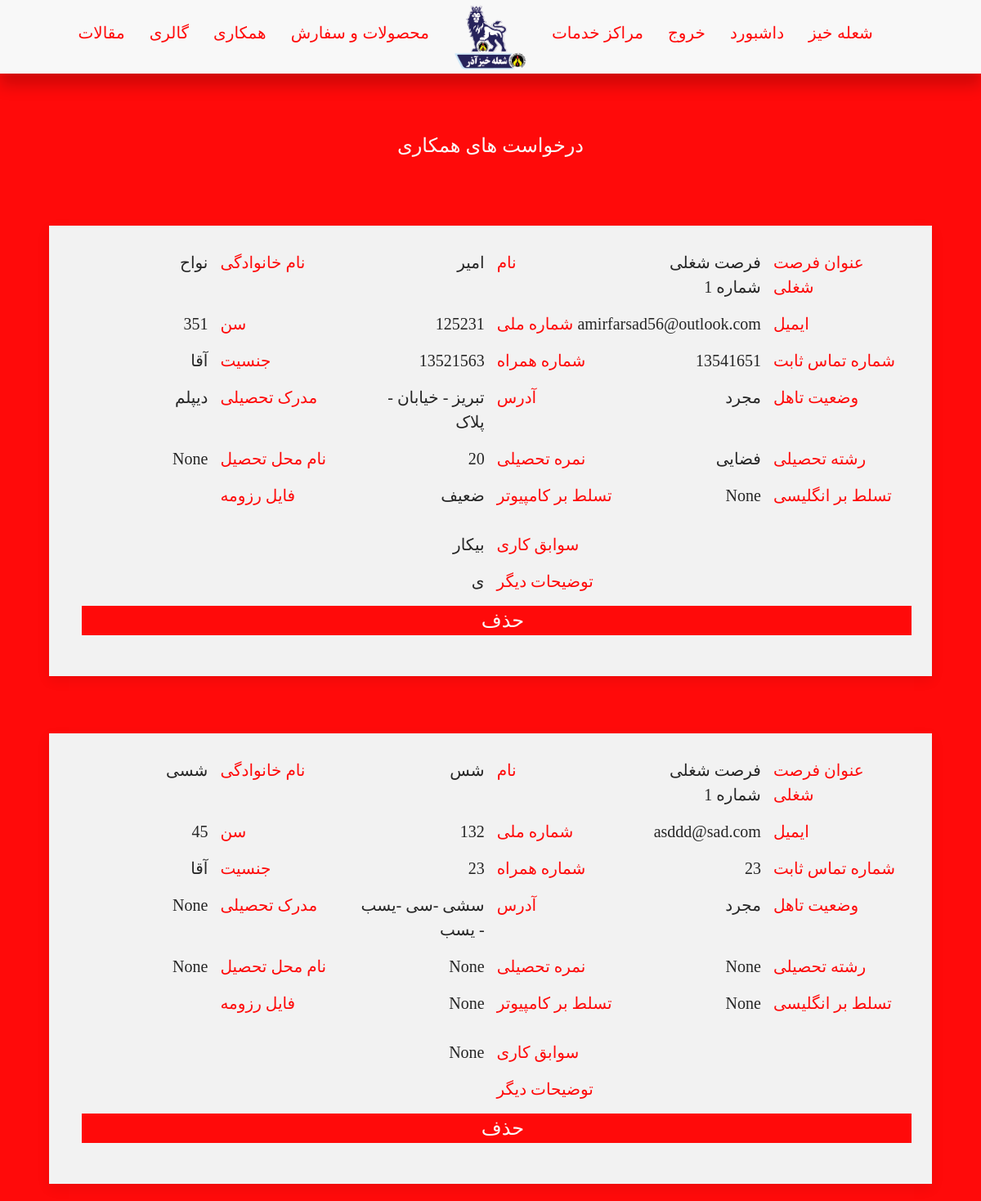
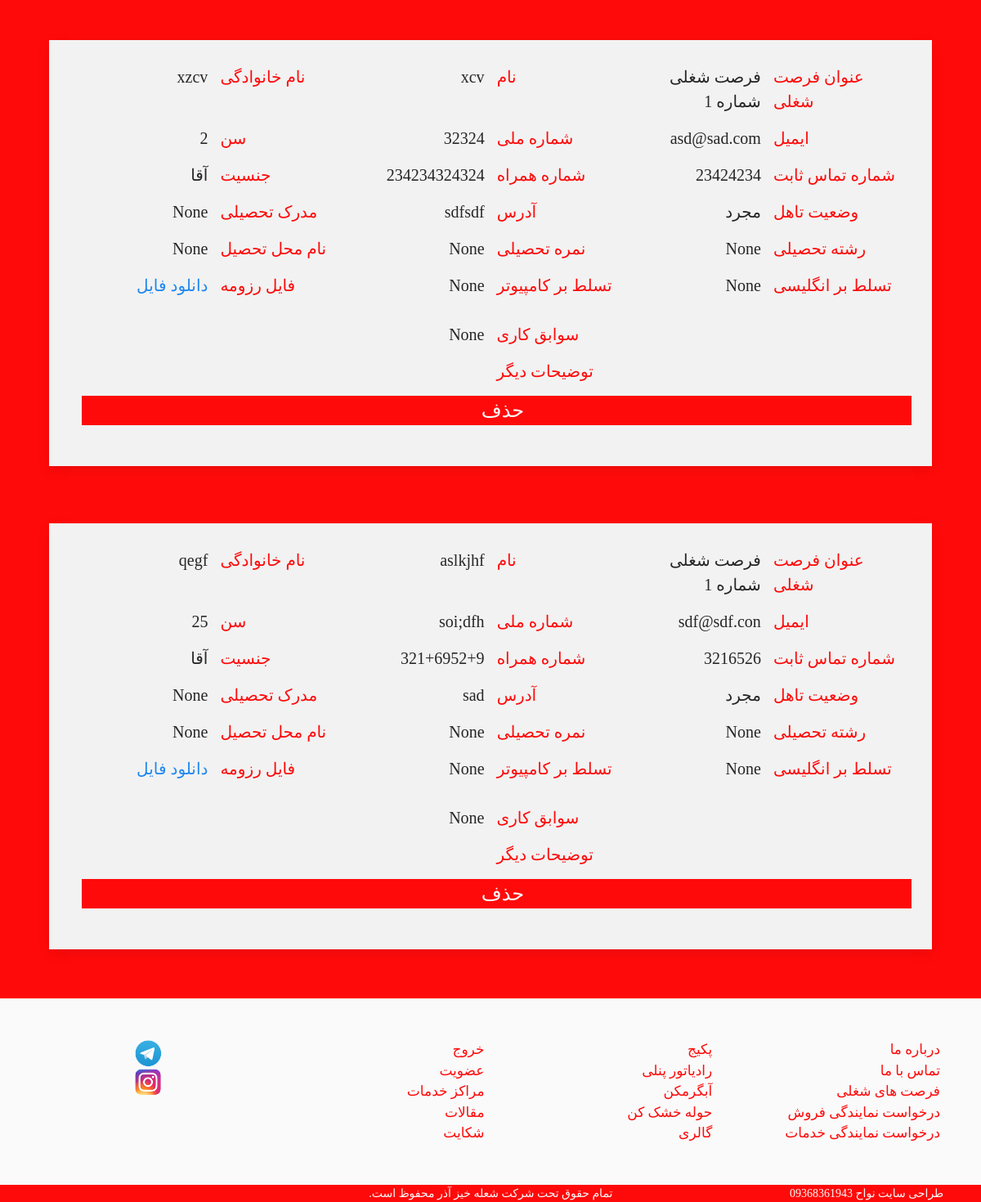
Page /cooperation/applications-list/ (signed in) on the earlier database version (2 pictures, top to bottom).
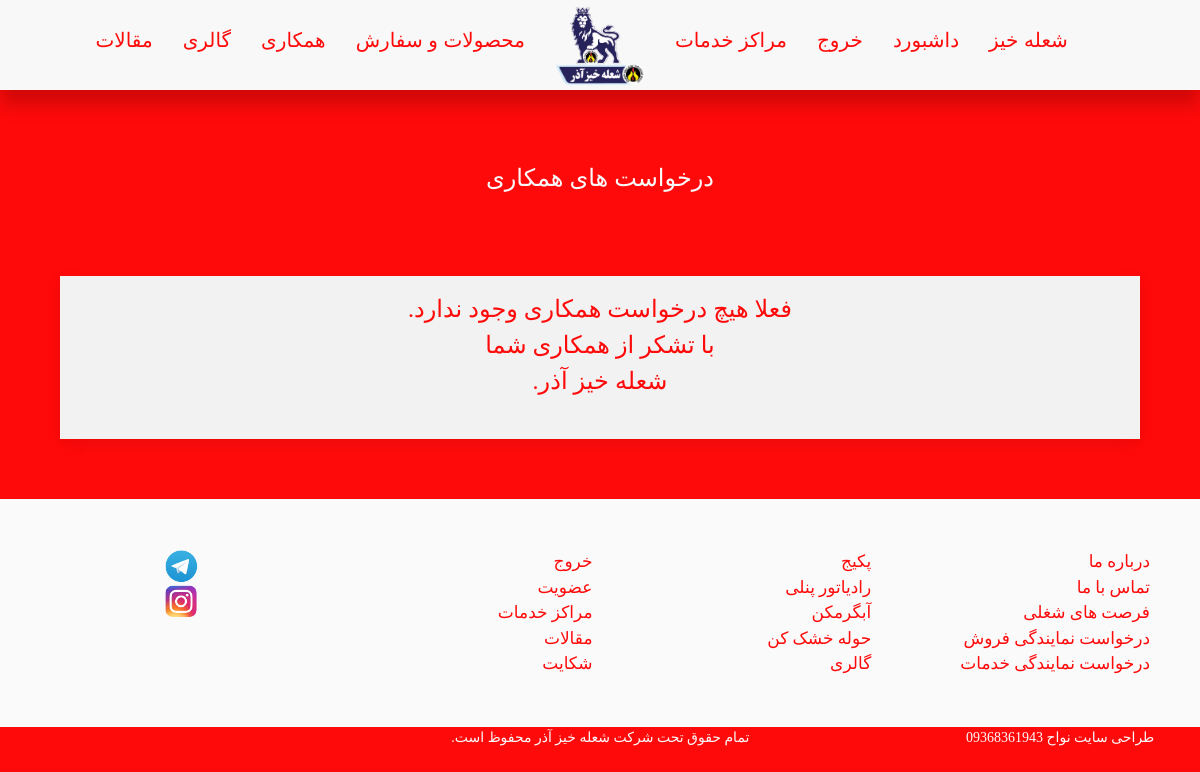
Same page on the later database version.
### cooperation/models.py (models this page shows)
class ApplicationModel(models.Model):
    job = models.ForeignKey(JobOpportunityModel, on_delete = models.CASCADE,
                                null = False, blank = False, related_name = 'applications')
    name = models.CharField(max_length = 264, blank = False, null = False)
    last_name = models.CharField(max_length = 264, blank = False, null = False)
    email = models.EmailField(blank = False, null = False)
    id_number = models.CharField(max_length = 264, blank = False, null = False)
    age = models.CharField(max_length = 264, blank = False, null = False)
    is_man = models.BooleanField(default = True)
    is_single = models.BooleanField(default = True)
    phone_number = models.CharField(max_length = 264, blank = False, null = False)
    cellphone_number = models.CharField(max_length = 264, blank = False, null = False)
    address = models.TextField(null = False, blank = False)
    college_evidence = models.CharField(max_length = 264, blank = True, null = True)
    field_of_study = models.CharField(max_length = 264, blank = True, null = True)
    college_score = models.CharField(max_length = 264, blank = True, null = True)
    name_of_college = models.CharField(max_length = 264, blank = True, null = True)
    english_mastery = models.CharField(max_length = 264, blank = True, null = True)
    computer_mastery = models.CharField(max_length = 264, blank = True, null = True)
    job_attendance = models.CharField(max_length = 264, blank = True, null = True)
    descriprion = models.TextField(null = True, blank = True)
    resome = models.FileField(upload_to='resome/',null = True, blank = True, default = r'cataloges/default/default.jpeg')

class JobOpportunityModel(models.Model):
    job_title = models.CharField(max_length = 264, blank = False, null = False)
    required_skills = models.TextField(null = False, blank = False)
    descriprion = models.TextField(null = False, blank = False)

### cooperation/views.py (the view)
# urls.py: path('applications-list/',ApplicationListView , name = 'applicationlist'),
@login_required
@superuser_required
def ApplicationListView(request):
    try:
        application_list = get_list_or_404(ApplicationModel.objects.all())
        return render(request,'cooperation/applicationlist.html',
                      {'application_list':application_list})
    except:
        return render(request,'cooperation/applicationlist.html')

### cooperation/templates/cooperation/applicationlist.html (shortened to what this page needs)
{% extends "BaseTemplates/base1.html" %}
{% block body_block %}
<br>
<h1  class="whiteC-text uk-card-title uk-text-center fHarmattan uk-text-large">درخواست های همکاری</h1>
<div style="padding:5%" class="uk-grid-match uk-text-center uk-grid-large" uk-grid>
{% if application_list %}
{% for application in application_list %}
      <div class="uk-width-1-1 uk-block">
<div  class="uk-card uk-card-default uk-card-body milkywhiteC">
      <div style="margin-top:-25px; font-size:20px;"  class=" fHarmattan uk-text-large uk-grid-small" uk-grid>
          <div class="uk-width-1-2 uk-width-1-6@m uk-text-left redC-text" >عنوان فرصت شغلی</div><div class="uk-width-1-2 uk-width-1-6@m uk-text-right darkgreyC-text">{{application.job.job_title}}</div>
          <div class="uk-width-1-2 uk-width-1-6@m uk-text-left redC-text" >نام</div><div class="uk-width-1-2 uk-width-1-6@m uk-text-right darkgreyC-text">{{application.name }}</div>
          <div class="uk-width-1-2 uk-width-1-6@m uk-text-left redC-text" >نام خانوادگی</div><div class="uk-width-1-2 uk-width-1-6@m uk-text-right darkgreyC-text">{{application.last_name }}</div>
          <div class="uk-width-1-2 uk-width-1-6@m uk-text-left redC-text" >ایمیل</div><div class="uk-width-1-2 uk-width-1-6@m uk-text-right darkgreyC-text">{{application.email }}</div>
          <div class="uk-width-1-2 uk-width-1-6@m uk-text-left redC-text" >شماره ملی</div><div class="uk-width-1-2 uk-width-1-6@m uk-text-right darkgreyC-text">{{application.id_number }}</div>
          <div class="uk-width-1-2 uk-width-1-6@m uk-text-left redC-text" >سن</div><div class="uk-width-1-2 uk-width-1-6@m uk-text-right darkgreyC-text">{{application.age }}</div>
          <div class="uk-width-1-2 uk-width-1-6@m uk-text-left redC-text" >شماره تماس ثابت</div><div class="uk-width-1-2 uk-width-1-6@m uk-text-right darkgreyC-text">{{application.phone_number }}</div>
          <div class="uk-width-1-2 uk-width-1-6@m uk-text-left redC-text" >شماره همراه</div><div class="uk-width-1-2 uk-width-1-6@m uk-text-right darkgreyC-text">{{application.cellphone_number }}</div>
          <div class="uk-width-1-2 uk-width-1-6@m uk-text-left redC-text" >جنسیت</div><div class="uk-width-1-2 uk-width-1-6@m uk-text-right darkgreyC-text">{% if application.is_man %}آقا{% else %}خانم{% endif %}</div>
          <div class="uk-width-1-2 uk-width-1-6@m uk-text-left redC-text" >وضعیت تاهل</div><div class="uk-width-1-2 uk-width-1-6@m uk-text-right darkgreyC-text">{% if application.is_single %}مجرد{% else %}متاهل{% endif %}</div>
          <div class="uk-width-1-2 uk-width-1-6@m uk-text-left redC-text" >آدرس</div><div class="uk-width-1-2 uk-width-1-6@m uk-text-right darkgreyC-text">{{application.address }}</div>
          <div class="uk-width-1-2 uk-width-1-6@m uk-text-left redC-text" >مدرک تحصیلی</div><div class="uk-width-1-2 uk-width-1-6@m uk-text-right darkgreyC-text">{{application.college_evidence }}</div>
          <div class="uk-width-1-2 uk-width-1-6@m uk-text-left redC-text" >رشته تحصیلی</div><div class="uk-width-1-2 uk-width-1-6@m uk-text-right darkgreyC-text">{{application.field_of_study }}</div>
          <div class="uk-width-1-2 uk-width-1-6@m uk-text-left redC-text" >نمره تحصیلی</div><div class="uk-width-1-2 uk-width-1-6@m uk-text-right darkgreyC-text">{{application.college_score }}</div>
          <div class="uk-width-1-2 uk-width-1-6@m uk-text-left redC-text" >نام محل تحصیل</div><div class="uk-width-1-2 uk-width-1-6@m uk-text-right darkgreyC-text">{{application.name_of_college }}</div>
          <div class="uk-width-1-2 uk-width-1-6@m uk-text-left redC-text" >تسلط بر انگلیسی</div><div class="uk-width-1-2 uk-width-1-6@m uk-text-right darkgreyC-text">{{application.english_mastery }}</div>
          <div class="uk-width-1-2 uk-width-1-6@m uk-text-left redC-text" >تسلط بر کامپیوتر</div><div class="uk-width-1-2 uk-width-1-6@m uk-text-right darkgreyC-text">{{application.computer_mastery }}</div>
          <div class="uk-width-1-2 uk-width-1-6@m uk-text-left redC-text" >فایل رزومه</div><div class="uk-width-1-2 uk-width-1-6@m uk-text-right darkgreyC-text">{% if application.resome %}<a href="{{application.resome.url}}">دانلود فایل</a>{% endif %}</div>
          <div class="uk-width-1-2 uk-text-left redC-text" >سوابق کاری</div><div class="uk-width-1-2 uk-text-right darkgreyC-text">{{application.job_attendance }}</div>
          <div class="uk-width-1-2 uk-text-left redC-text" >توضیحات دیگر</div><div class="uk-width-1-2 uk-text-right darkgreyC-text">{{application.descriprion }}</div>
<a href="{% url 'cooperation:applicationdelete' application.pk %}" class="uk-button redC whiteC-text uk-width-1-1 uk-margin-small-bottom fHarmattan uk-text-large">حذف</a>
<br>
      </div>
</div>
</div>
{% endfor %}
{% else %}
<div class="uk-width-1-1 uk-block">
<div  class="uk-card uk-card-default uk-card-body milkywhiteC">
<div style="margin-top:-25px"  class=" fHarmattan uk-text-large uk-grid-small" uk-grid>
    <div class="uk-width-1- uk-text-center redC-text" >فعلا هیچ درخواست همکاری وجود ندارد.
<br>
با تشکر از همکاری شما
<br>
شعله خیز آذر.
    </div>
</div>
</div>
</div>
{% endif %}
</div>
    {% endblock %}

### templates/BaseTemplates/base1.html (shortened to what this page needs)
{% load static %}
<!DOCTYPE html>
<html dir="rtl" class="redC" style="overflow-x: hidden;">
  <head>
    {% load static %}
    <!DOCTYPE html>
        <link type="text/css" rel="stylesheet" href="{% static 'css/uikit-rtl.css' %}" media="screen,projection"/>
        <link type="text/css" rel="stylesheet" href="{% static 'css/styles.css' %}"/>
      </head>
      <body style="background-color: #ff0a0a;" class="redC">
        <header>
            <nav class="uk-navbar-container uk-margin" style="position: fixed;right: 0;left: 0;top: 0;z-index: 1030;box-shadow: 0 15px 17px rgba(0, 0,0, 0.18);" uk-navbar>
                <div class="uk-navbar-center">
                  <div class="uk-navbar-center-left"><div>
    <ul  class="uk-navbar-nav uk-visible@m">
      <li>
    <a style="color:#ff0a0a; font-family: 'Yekan', sans-serif; font-size:20px; " class="  " href="#">محصولات و سفارش</a>
</li>
<li>
<a style="color:#ff0a0a; font-family: 'Yekan', sans-serif; font-size:20px; " class="  " href="#">همکاری</a>
</li>
      <li><a style="color:#ff0a0a; font-family: 'Yekan', sans-serif; font-size:20px;" class=" " href="{% url 'gallery:gallery' %}">گالری</a></li>
<li><a style="color:#ff0a0a; font-family: 'Yekan', sans-serif; font-size:20px;" class=" " href="https://sholehkhiz.com/blog/">مقالات</a></li>
    </ul>
</div></div>
        <a class="uk-navbar-item uk-logo" href="{% url 'home' %}"><img src="/media/Logo/logo.png" size width="90"></a>
        <div class="uk-navbar-center-right"><a id="humberger" href="#" class="uk-navbar-toggle uk-hidden@m redC-text" uk-navbar-toggle-icon uk-toggle="target: #sidenav"></a><div>
    <ul class="uk-navbar-nav">
      <ul class="uk-navbar-nav uk-visible@m">
        <li>
      <a style="color:#ff0a0a; font-family: 'Yekan', sans-serif; font-size:20px; " class="  " href="#">شعله خیز</a>
  </li>
        {% if user.is_authenticated and user.is_superuser%}
          <li><a style="color:#ff0a0a; font-family: 'Yekan', sans-serif; font-size:20px;" class=" " href="{% url 'accounts:superuserdashboard' %}">داشبورد</a></li>
          {% endif %}
        {% if user.is_authenticated %}
        <li><a style="color:#ff0a0a; font-family: 'Yekan', sans-serif; font-size:20px;" class=" " href="{% url 'logout' %}">خروج</a></li>
        {% else %}
          <li><a style="color:#ff0a0a; font-family: 'Yekan', sans-serif; font-size:20px;" class=" " href="{% url 'accounts:login' %}">ورود</a></li>
          <li><a style="color:#ff0a0a; font-family: 'Yekan', sans-serif; font-size:20px;" class=" " href="{% url 'commonuser:signup' %}">عضویت</a></li>
          {% endif %}
          <li><a style="color:#ff0a0a; font-family: 'Yekan', sans-serif; font-size:20px;" class=" " href="{% url 'delegations:publiclist' %}">مراکز خدمات</a></li>
      </ul>
    </ul>
</div></div>
</div>
            </nav>
        </header>
<br><br><br><br>
      {% block body_block %}
      {% endblock %}
      <footer class="whiteC" style="padding:50px; font-size:17px;">
<div  class="uk-grid uk-grid-small uk-child-width-1-2 uk-child-width-1-4@s fHarmattan" uk-grid>
  <div class="uk-text-">
<a href="{% url 'company:about-us' %}" class="redC-text">درباره ما</a><br>
<a href="{% url 'company:contact-us' %}" class="redC-text">تماس با ما</a><br>
<a href="{% url 'cooperation:jobopportunitylist' %}" class="redC-text">فرصت های شغلی</a><br>
<a href="{% url 'cooperation:createdelegationrequest' %}" class="redC-text">درخواست نمایندگی فروش</a><br>
<a href="{% url 'cooperation:createrepairmanrequest' %}" class="redC-text">درخواست نمایندگی خدمات</a><br>
  </div>
  <div class="uk-text-=">
    <a href="{% url 'products:packagelist' %}" class="redC-text">پکیج</a><br>
    <a href="{% url 'products:radiatorlist' %}" class="redC-text">رادیاتور پنلی</a><br>
    <a href="{% url 'products:waterheaterlist' %}" class="redC-text">آبگرمکن</a><br>
    <a href="{% url 'products:towerdryerlist' %}" class="redC-text">حوله خشک کن</a><br>
<a href="{% url 'gallery:gallery' %}" class="redC-text">گالری</a><br>
  </div>
  <div class="uk-text-">
    {% if user.is_authenticated %}
      <a href="{% url 'logout' %}" class="redC-text">خروج</a><br>
    {% else %}
      <a href="{% url 'accounts:login' %}" class="redC-text">ورود</a><br>
      {% endif %}
<a href="{% url 'commonuser:signup' %}" class="redC-text">عضویت</a><br>
<a href="{% url 'delegations:publiclist' %}" class="redC-text">مراکز خدمات</a><br>
<a href="https://sholehkhiz.com/blog/" class="redC-text">مقالات</a><br>
<a href="{% url 'company:complaint' %}" class="redC-text">شکایت</a><br>
  </div>
  <div class="uk-text-center">
    <a href="https://t.me/sholehkhizco/" class="redC-text"> <img width="35" src="/media/Logo/telegram.png" alt=""></a><br>
    <a href="https://www.instagram.com/sholehkhizazar/" class="redC-text"><img width="35" src="/media/Logo/instagram.png" alt=""></a><br>
  </div>
</div>
</footer>
      <span class="uk-grid-match uk-grid-small uk-text-center "  uk-grid>
        <div class="uk-width-1-3 whiteC-text fHarmattan uk-text-center" style="padding-right:5%; font-size:14px;">
طراحی سایت نواح    09368361943
        </div>
            <div class="uk-width-2-3  whiteC-text fHarmattan uk-text-center " style="padding-right:5%;font-size:14px;">
              تمام حقوق تحت شرکت شعله خیز آذر محفوظ است.
        </div>
      </span>
    </body>
  </html>

### static/css/styles.css (style rules this page uses)
.fHarmattan { font-family: 'Lateef', cursive; }
.whiteC { background-color: #fafafa; }
.whiteC-text { color: #fafafa; }
.milkywhiteC { background-color: #f2f2f2; }
.redC { background-color: #ff0a0a; }
.redC-text { color: #ff0a0a; }

Differences in the rows shown:
removed ApplicationModel: job.job_title "فرصت شغلی شماره 1", name "امیر", last_name "نواح", email "amirfarsad56@outlook.com", id_number "125231", age "351", phone_number "13541651", cellphone_number "13521563", is_man "آقا", is_single "مجرد", address "تبریز - خیابان - پلاک", college_evidence "دیپلم", field_of_study "فضایی", college_score "20", name_of_college "None", english_mastery "None", computer_mastery "ضعیف", job_attendance "بیکار", descriprion "ی"
removed ApplicationModel: job.job_title "فرصت شغلی شماره 1", name "شس", last_name "شسی", email "asddd@sad.com", id_number "132", age "45", phone_number "23", cellphone_number "23", is_man "آقا", is_single "مجرد", address "سشی -سی -یسب - یسب", college_evidence "None", field_of_study "None", college_score "None", name_of_college "None", english_mastery "None", computer_mastery "None", job_attendance "None"
removed ApplicationModel: job.job_title "فرصت شغلی شماره 1", name "xcv", last_name "xzcv", email "asd@sad.com", id_number "32324", age "2", phone_number "23424234", cellphone_number "234234324324", is_man "آقا", is_single "مجرد", address "sdfsdf", college_evidence "None", field_of_study "None", college_score "None", name_of_college "None", english_mastery "None", computer_mastery "None", job_attendance "None"
removed ApplicationModel: job.job_title "فرصت شغلی شماره 1", name "aslkjhf", last_name "qegf", email "sdf@sdf.con", id_number "soi;dfh", age "25", phone_number "3216526", cellphone_number "321+6952+9", is_man "آقا", is_single "مجرد", address "sad", college_evidence "None", field_of_study "None", college_score "None", name_of_college "None", english_mastery "None", computer_mastery "None", job_attendance "None"
Other differences:
text now shown: "فعلا هیچ درخواست همکاری وجود ندارد. با تشکر از همکاری شما شعله خیز آذر."
